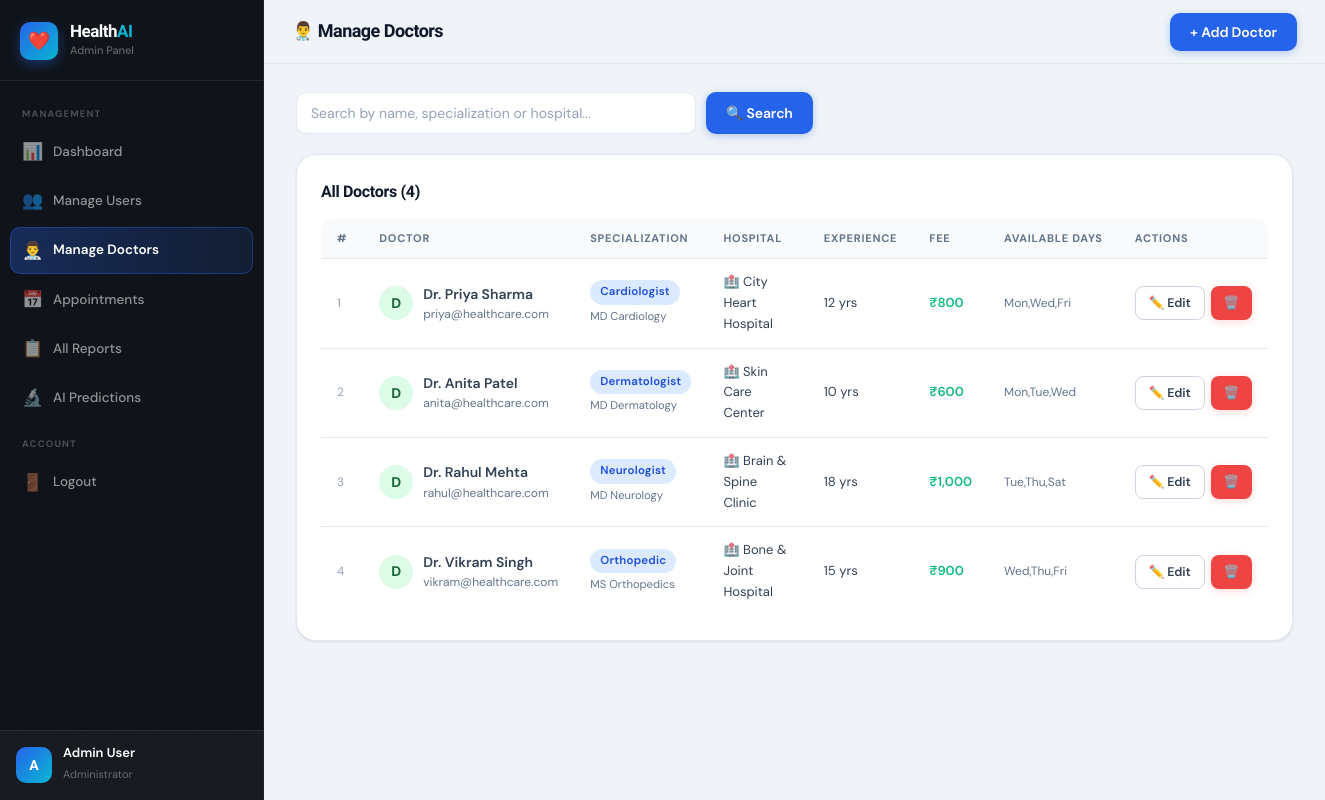
/dashboard/admin_doctors.php (signed in), run on the app's committed database.
### tables this page shows
CREATE TABLE doctors (
    id INT AUTO_INCREMENT PRIMARY KEY,
    user_id INT NOT NULL,
    specialization VARCHAR(100),
    qualification VARCHAR(100),
    experience INT,
    available_days VARCHAR(100),
    fee DECIMAL(10,2),
    hospital VARCHAR(150),
    FOREIGN KEY (user_id) REFERENCES users(id) ON DELETE CASCADE
);

CREATE TABLE users (
    id INT AUTO_INCREMENT PRIMARY KEY,
    name VARCHAR(100) NOT NULL,
    email VARCHAR(100) UNIQUE NOT NULL,
    password VARCHAR(255) NOT NULL,
    role ENUM('patient','doctor','admin') DEFAULT 'patient',
    phone VARCHAR(15),
    gender ENUM('Male','Female','Other'),
    age INT,
    address TEXT,
    profile_pic VARCHAR(255) DEFAULT 'default.png',
    created_at TIMESTAMP DEFAULT CURRENT_TIMESTAMP
);

### dashboard/admin_doctors.php (the view, shortened to what this page needs)
<?php
$db      = getDB();
$search = trim($_GET['q'] ?? '');
if ($search !== '') {
    $stmt = $db->prepare("
        SELECT u.id, u.name, u.email, u.phone, u.gender, u.age, u.created_at,
               d.specialization, d.qualification, d.experience, d.fee, d.hospital, d.available_days
        FROM users u JOIN doctors d ON d.user_id=u.id
        WHERE u.role='doctor' AND (u.name LIKE ? OR d.specialization LIKE ? OR d.hospital LIKE ?)
        ORDER BY d.specialization, u.name
    ");
    $like = '%' . $search . '%';
    $stmt->bind_param("sss", $like, $like, $like);
} else {
    $stmt = $db->prepare("
        SELECT u.id, u.name, u.email, u.phone, u.gender, u.age, u.created_at,
               d.specialization, d.qualification, d.experience, d.fee, d.hospital, d.available_days
        FROM users u JOIN doctors d ON d.user_id=u.id
        WHERE u.role='doctor'
        ORDER BY d.specialization, u.name
    ");
}
$stmt->execute();
$doctors = $stmt->get_result()->fetch_all(MYSQLI_ASSOC);
?>
<!DOCTYPE html>
<html lang="en">
<head>
<link rel="stylesheet" href="../assets/css/style.css">
</head>
<body>
<div class="layout">
  <aside class="sidebar">
    <div class="sidebar-logo"><div class="sidebar-logo-icon">❤️</div><div><h2>Health<span>AI</span></h2><p>Admin Panel</p></div></div>
    <nav class="sidebar-nav">
      <div class="nav-section">Management</div>
      <a href="admin.php" class="nav-item"><span class="nav-icon">📊</span> Dashboard</a>
      <a href="admin_users.php" class="nav-item"><span class="nav-icon">👥</span> Manage Users</a>
      <a href="admin_doctors.php" class="nav-item active"><span class="nav-icon">👨‍⚕️</span> Manage Doctors</a>
      <a href="admin_appointments.php" class="nav-item"><span class="nav-icon">📅</span> Appointments</a>
      <a href="admin_reports.php" class="nav-item"><span class="nav-icon">📋</span> All Reports</a>
      <a href="admin_predictions.php" class="nav-item"><span class="nav-icon">🔬</span> AI Predictions</a>
      <div class="nav-section">Account</div>
      <a href="../logout.php" class="nav-item"><span class="nav-icon">🚪</span> Logout</a>
    </nav>
    <div class="sidebar-user">
      <div class="avatar">A</div>
      <div class="user-info"><p><?= htmlspecialchars($_SESSION['name']) ?></p><span>Administrator</span></div>
    </div>
  </aside>
  <div class="main-content">
    <div class="topbar">
      <h1>👨‍⚕️ Manage Doctors</h1>
      <button class="btn btn-primary" onclick="document.getElementById('addModal').classList.add('open')">+ Add Doctor</button>
    </div>
    <div class="page-content">
      <form method="GET" style="display:flex;gap:10px;margin-bottom:20px;">
        <input type="text" name="q" class="form-control" placeholder="Search by name, specialization or hospital..." value="<?= htmlspecialchars($search) ?>" style="max-width:400px;">
        <button type="submit" class="btn btn-primary">🔍 Search</button>
      </form>
      <div class="card">
        <h3 class="card-title" style="margin-bottom:14px;">All Doctors (<?= count($doctors) ?>)</h3>
        <?php if (empty($doctors)): ?>
          <p style="text-align:center;color:#64748b;padding:32px;">No doctors found.</p>
        <?php else: ?>
        <div class="table-wrap">
          <table>
            <thead>
              <tr>
                <th>#</th>
                <th>Doctor</th>
                <th>Specialization</th>
                <th>Hospital</th>
                <th>Experience</th>
                <th>Fee</th>
                <th>Available Days</th>
                <th>Actions</th>
              </tr>
            </thead>
            <tbody>
            <?php foreach ($doctors as $i => $d): ?>
            <tr>
              <td style="color:#94a3b8;font-size:12px;"><?= $i+1 ?></td>
              <td>
                <div style="display:flex;align-items:center;gap:10px;">
                  <div style="width:34px;height:34px;border-radius:50%;background:#dcfce7;color:#166534;
                    display:flex;align-items:center;justify-content:center;font-weight:700;font-size:14px;flex-shrink:0;">
                    <?= strtoupper(substr($d['name'],0,1)) ?>
                  </div>
                  <div>
                    <div style="font-weight:600;font-size:14px;"><?= htmlspecialchars($d['name']) ?></div>
                    <div style="font-size:12px;color:#64748b;"><?= htmlspecialchars($d['email']) ?></div>
                  </div>
                </div>
              </td>
              <td><span class="badge badge-info"><?= htmlspecialchars($d['specialization']) ?></span><br><small style="color:#64748b;"><?= htmlspecialchars($d['qualification'] ?? '') ?></small></td>
              <td style="font-size:13px;">🏥 <?= htmlspecialchars($d['hospital'] ?? '—') ?></td>
              <td style="font-size:13px;"><?= (int)($d['experience'] ?? 0) ?> yrs</td>
              <td style="font-size:13px;font-weight:600;color:#10b981;">₹<?= number_format((float)($d['fee'] ?? 0), 0) ?></td>
              <td style="font-size:12px;color:#64748b;"><?= htmlspecialchars($d['available_days'] ?? '—') ?></td>
              <td>
                <div style="display:flex;gap:6px;">
                  <a href="admin_doctors.php?edit=<?= $d['id'] ?>" class="btn btn-outline btn-sm">✏️ Edit</a>
                  <a href="admin_doctors.php?delete=<?= $d['id'] ?>"
                     class="btn btn-danger btn-sm"
                     onclick="return confirm('Delete Dr. <?= htmlspecialchars(addslashes($d['name'])) ?>? All their appointments will also be deleted.')">🗑️</a>
                </div>
              </td>
            </tr>
            <?php endforeach; ?>
            </tbody>
          </table>
        </div>
        <?php endif; ?>
      </div>
    </div>
  </div>
</div>
</body>
</html>

### data on the page
doctors: user.name "D", user.name "Dr. Priya Sharma", user.email "priya@healthcare.com", specialization "Cardiologist", qualification "MD Cardiology", hospital "City Heart Hospital", experience "12", fee "800", available_days "Mon,Wed,Fri"
doctors: user.name "D", user.name "Dr. Anita Patel", user.email "anita@healthcare.com", specialization "Dermatologist", qualification "MD Dermatology", hospital "Skin Care Center", experience "10", fee "600", available_days "Mon,Tue,Wed"
doctors: user.name "D", user.name "Dr. Rahul Mehta", user.email "rahul@healthcare.com", specialization "Neurologist", qualification "MD Neurology", hospital "Brain & Spine Clinic", experience "18", fee "1,000", available_days "Tue,Thu,Sat"
doctors: user.name "D", user.name "Dr. Vikram Singh", user.email "vikram@healthcare.com", specialization "Orthopedic", qualification "MS Orthopedics", hospital "Bone & Joint Hospital", experience "15", fee "900", available_days "Wed,Thu,Fri"

### other printed values
$_SESSION['name'] "Admin User"
count($doctors) "4"
